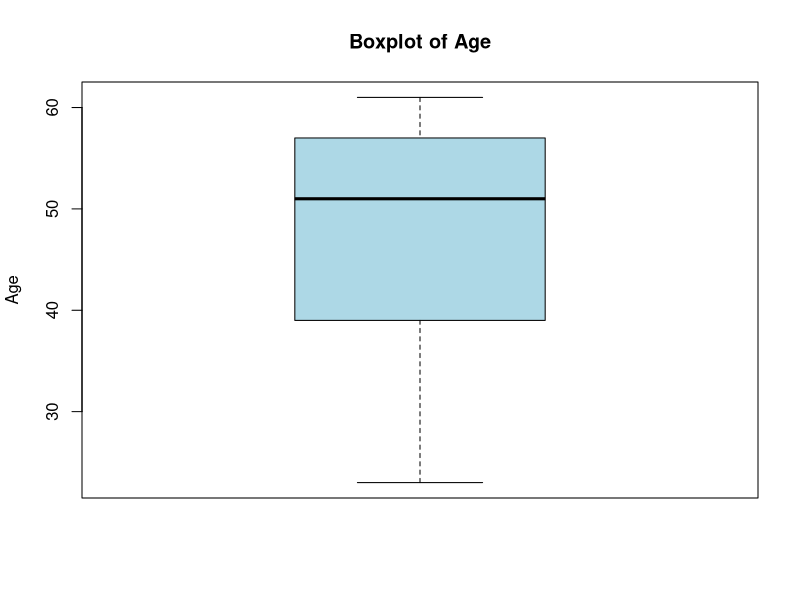
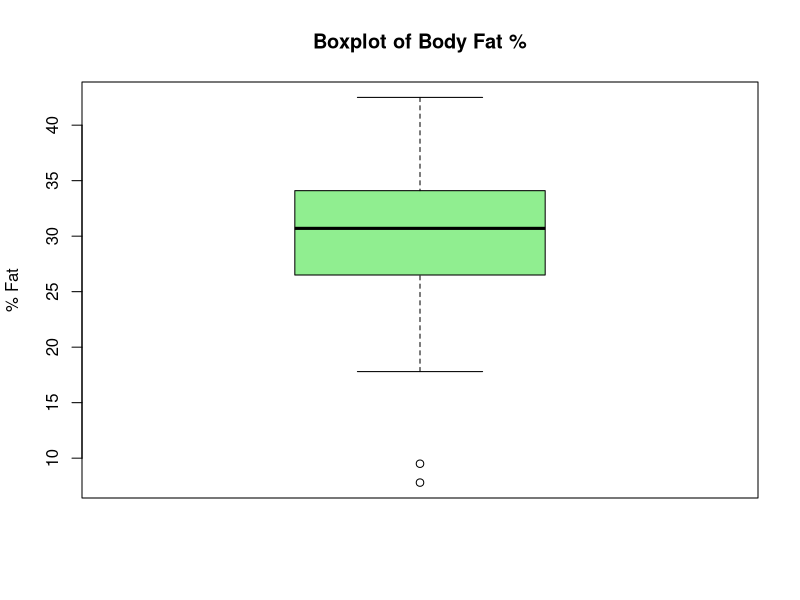
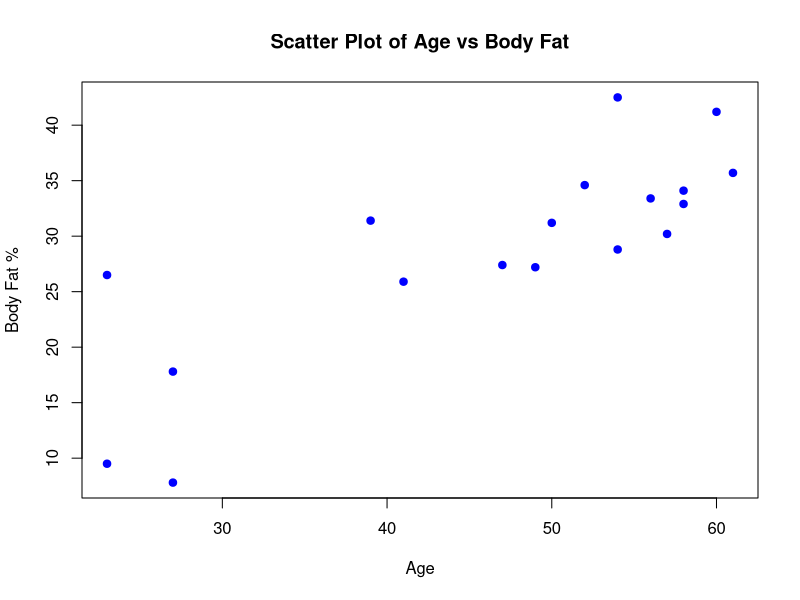
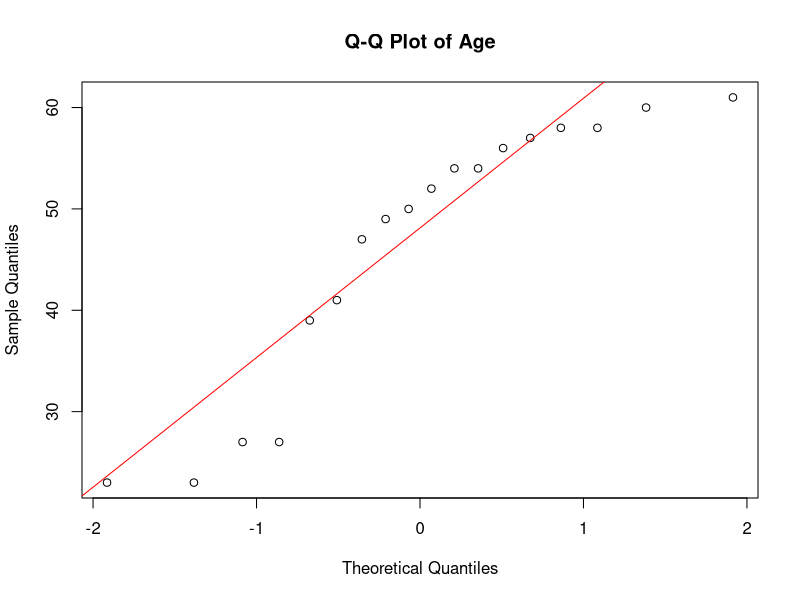
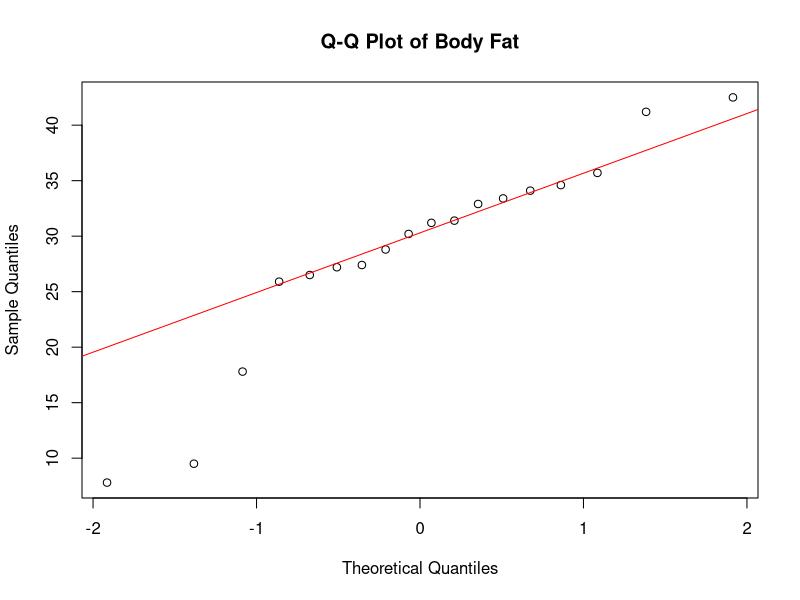

Reproduce these figures in R, in order.
# Age
age <- c(23,23,27,27,39,41,47,49,50,
         52,54,54,56,57,58,58,60,61)

# Body Fat
fat <- c(9.5,26.5,7.8,17.8,31.4,25.9,27.4,27.2,31.2,
         34.6,42.5,28.8,33.4,30.2,34.1,32.9,41.2,35.7)

# Mean
mean(age)
mean(fat)

# Median
median(age)
median(fat)

# Standard Deviation
sd(age)
sd(fat)

# Boxplots
boxplot(age,
        main="Boxplot of Age",
        ylab="Age",
        col="lightblue")

boxplot(fat,
        main="Boxplot of Body Fat %",
        ylab="% Fat",
        col="lightgreen")

# Scatter Plot
plot(age, fat,
     main="Scatter Plot of Age vs Body Fat",
     xlab="Age",
     ylab="Body Fat %",
     pch=19,
     col="blue")

# Q-Q Plot for Age
qqnorm(age, main="Q-Q Plot of Age")
qqline(age, col="red")

# Q-Q Plot for Body Fat
qqnorm(fat, main="Q-Q Plot of Body Fat")
qqline(fat, col="red")
